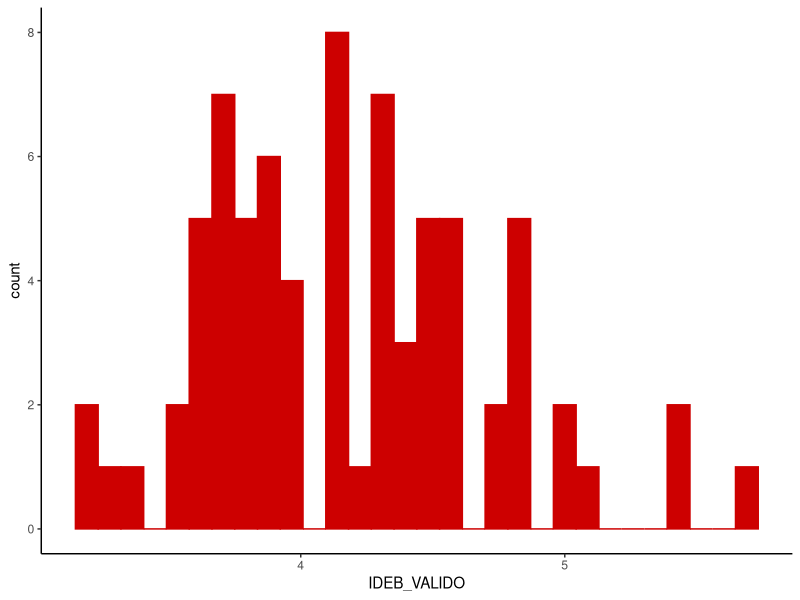

This chart was generated by the following R code:
library(readxl)
library(dplyr)
library(ggplot2)

IDEB <- read_xlsx("dados/IDEB.xlsx")

IDEB$IDEB_2017 <- as.numeric(IDEB$IDEB_2017)
IDEB$IDEB_2019 <- as.numeric(IDEB$IDEB_2019)

# IDEB VÁLIDO 2017 para Malhador e Garuru e 2019 para o restante

IDEB$IDEB_VALIDO <- IDEB$IDEB_2019
IDEB$IDEB_VALIDO[IDEB$NO_MUNICIPIO=="Gararu"] <- IDEB$IDEB_2017[IDEB$NO_MUNICIPIO=="Gararu"]
IDEB$IDEB_VALIDO[IDEB$NO_MUNICIPIO=="Malhador"] <- IDEB$IDEB_2017[IDEB$NO_MUNICIPIO=="Malhador"]

RANKING <- IDEB %>% 
  arrange(desc(IDEB_VALIDO))

RANKING$Ranking <- paste(row.names(RANKING),"º", sep="")

ggplot(RANKING, aes(x=IDEB_VALIDO))+
  geom_histogram(color="red3", fill="red3")+
  theme_classic()